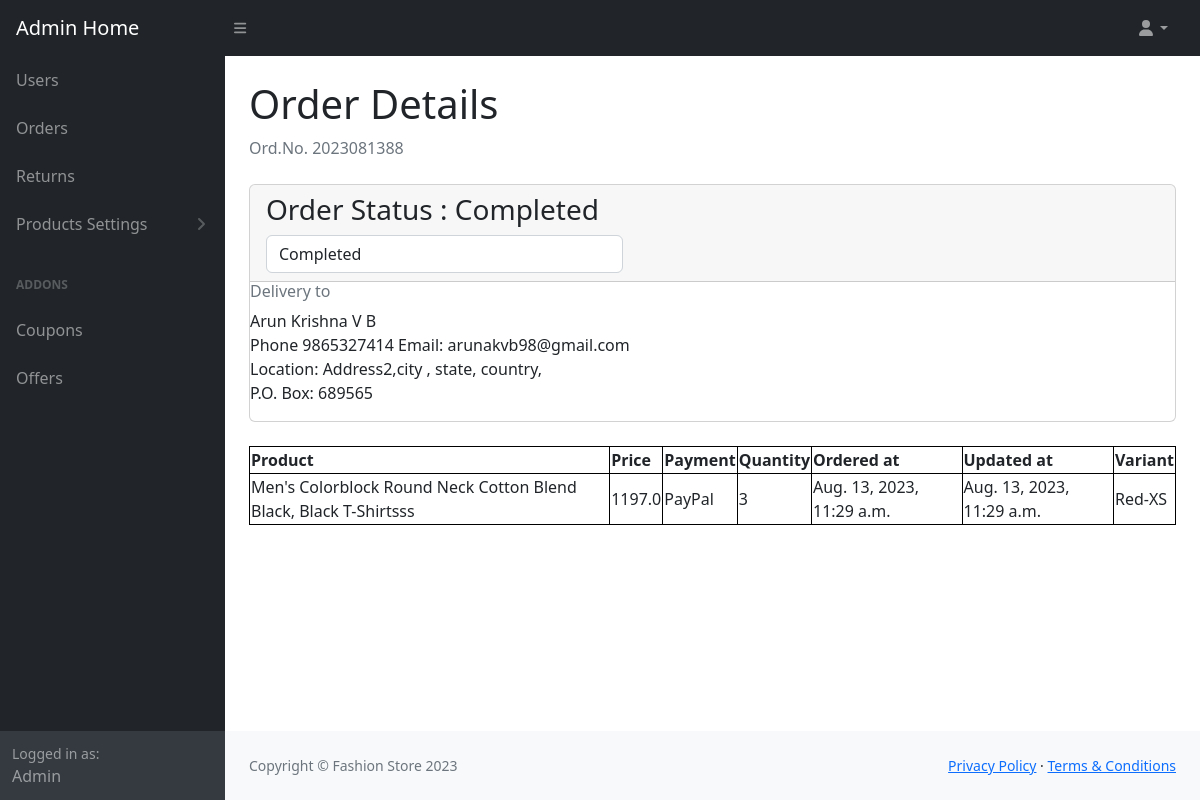
The app's page /admin_order_info_view/88/ (signed in) with its own data.
### store/models.py (models this page shows, shortened)
class Order(models.Model):
	STATUS = (
	('Pending', 'Pending'),
	('New', 'New'),
	('Accepted', 'Accepted'),
	('Completed', 'Completed'),
	('Cancelled', 'Cancelled'),)
	user = models.ForeignKey(User, on_delete=models.SET_NULL, null=True)
	payment = models.ForeignKey(Payment, on_delete=models.SET_NULL, blank=True, null=True)
	order_number = models.CharField(max_length=20)
	first_name = models.CharField(max_length=50)
	last_name = models.CharField(max_length=50)
	phone = models.CharField(max_length=15)
	email = models.EmailField(max_length=50)
	address_line_1 = models.CharField(max_length=50)
	address_line_2 = models.CharField(max_length=50, blank=True)
	country = models.CharField(max_length=50)
	state = models.CharField(max_length=50)
	city= models.CharField(max_length=50)
	pincode = models.CharField(max_length=10)
	order_total = models.FloatField()
	tax = models.FloatField()
	status = models.CharField(max_length=10, choices=STATUS, default='New')
	ip = models.CharField(blank=True, max_length=20)
	is_ordered = models.BooleanField(default=False)
	created_at = models.DateTimeField(auto_now_add=True)
	updated_at = models.DateTimeField(auto_now=True)

class OrderProduct(models.Model):
	user = models.ForeignKey(User, on_delete=models.CASCADE, null=True)
	product = models.ForeignKey(Products, on_delete=models.CASCADE, null=True)
	product_price = models.FloatField()
	payment = models.ForeignKey(Payment, on_delete=models.CASCADE, blank=True, null=True)
	order = models.ForeignKey(Order, on_delete=models.CASCADE, null=True)
	quantity = models.IntegerField(default=0, null=True, blank=True)
	created_at = models.DateTimeField(auto_now_add=True)
	updated_at = models.DateTimeField(auto_now=True)
	ordered = models.BooleanField(default=False)
	returned = models.BooleanField(default=False)
	color = models.CharField(max_length=50)
	size = models.CharField(max_length=50)

class BaseModel(models.Model):
	uid = models.UUIDField(primary_key=True , editable=False , default=uuid.uuid4)
	created_at = models.DateTimeField(auto_now= True)
	updated_at = models.DateTimeField(auto_now_add= True)
	class Meta:
		abstract = True

class Products(BaseModel):
	product_name = models.CharField(max_length=100)
	slug = models.SlugField(max_length=100,unique=True, null=True, blank=True)
	category = models.ForeignKey(Category, on_delete=models.CASCADE, related_name="products")
	price = models.FloatField()
	discount = models.IntegerField(null=True)
	rprice = models.FloatField()
	product_description = models.TextField()
	image = models.ImageField(upload_to="products")
	is_deleted = models.BooleanField(default=False)
	in_store = models.BooleanField(default=False)

class Payment(models.Model):
	user = models.ForeignKey(User, on_delete=models.CASCADE)
	payment_id = models.CharField(max_length=100)
	order_number = models.CharField(max_length=50)
	payment_method = models.CharField(max_length=100)
	amount_payed = models.CharField(max_length=100)
	status = models.CharField(max_length=100)
	created_at = models.DateTimeField(auto_now_add=True)

### store/views.py (the view)
# urls.py: path('admin_order_info_view/<order>/', views.admin_order_info_view, name='admin_order_info_view'),
@login_required(login_url='admin_login')
def admin_order_info_view(request,order):
    order = Order.objects.get(id=order)
    order_details = OrderProduct.objects.filter(order=order)
    context = {'order_details':order_details,'order':order}
    return render(request, 'admin_main/admin_order_info_view.html',context)

### store/context_processors.py (called while the page is built)
def category_list_processor(request):
    category_list = Category.objects.all()
    return {'category_list': category_list}

def cart_counter(request):
    cart_count = 0
    try:
        if request.user.is_authenticated:
            cart_items = CartItems.objects.all().filter(user=request.user)
        else:
            cart = uCart.objects.filter(cart_id=_cart_id(request))
            cart_items = CartItems.objects.all().filter(cart=cart[:1])
        for cart_item in cart_items:
            cart_count += cart_item.quantity
    except uCart.DoesNotExist:
        cart_count=0
    return dict(cart_count=cart_count)

def wish_counter(request):
    if request.user.is_authenticated:
        wish_items = WishList.objects.filter(user=request.user)
    else:
        guest = Guest.objects.filter(guest_id=_wishlist_id(request)).first()
        if guest:
            wish_items = WishList.objects.filter(guest=guest)
        else:
            wish_items = []
    wish_count = wish_items.count() if wish_items else 0
    return {'wish_count': wish_count}

def notification_counter(request):
    if request.user.is_authenticated:
        notifications = Notification.objects.filter(user=request.user,is_read=False)
        noti_count = notifications.count() if notifications else 0
        return dict(noti_count=noti_count)
    else:
        return dict(noti_count=0)

### store/templates/admin_main/admin_order_info_view.html (shortened to what this page needs)
{%extends 'admin_main/admin_base.html'%}
{%load static%}
{%block body%}
{% if user.is_authenticated and user.is_staff%}
<main>
<div class="container-fluid px-4">
    <h1 class="mt-4">Order Details</h1>
    <ol class="breadcrumb mb-4">
        <li class="breadcrumb-item active">Ord.No. {{order.order_number}}</li>
    </ol>
    <div class="card mb-4">
        <div class="card-header">
        <h3>Order Status : {{order.status}}</h3>
        <div style="width:40%">
            {%if order.status == 'Completed'%}
            <div class="input-group">
                <select  name="status" id="status_1" class="form-control"  required>
                    <option value="Completed" disabled selected>Completed</option>
                </select>
            </div>
            {%elif order.status == 'Cancelled' %}
            <div class="input-group">
                <select  name="status" id="status_2" class="form-control"  required>
                    <option value="Cancelled" disabled selected>Cancelled</option>
                </select>
            </div>
            {%endif%}
        </div>
        </div>
        <div class="row">
        <div class="col md-4">
           <h6 class="text-muted">Delivery to</h6>
            <p>{{order.first_name}} {{order.last_name}} <br>
            Phone {{order.phone}} Email: {{order.email}} <br>
            Location: {{order.address_line_1}},{{order.city}} , {{order.state}},  {{order.country}}, <br>
            P.O. Box: {{order.pincode}}
            </p>
        </div>
        </div>
    </div>
    <div class="row">
        <div class="col md-8" >
           <table class="table-items">
               <tr>
                   <th>Product</th>
                   <th>Price</th>
                   <th>Payment</th>
                   <th>Quantity</th>
                   <th>Ordered at</th>
                   <th>Updated at</th>
                   <th>Variant</th>
               </tr>
               {%for ord in order_details%}
               <tr>
                   <td>{{ord.product.product_name}}</td>
                   <td>{{ord.product_price}}</td>
                   <td>{{ord.payment.payment_method}}</td>
                   <td>{{ord.quantity}}</td>
                   <td>{{ord.created_at}}</td>
                    <td>{{ord.updated_at}}</td>
                   <td>{{ord.color}}-{{ord.size}}</td>
               </tr>
               {%endfor%}
           </table>
       </div>
    </div>
</div>
</main>
{%endif%}
{%endblock%}

### store/templates/admin_main/admin_order_info_view.html (style rules this page uses)
.table-items, th, td { border: 1px solid black; }

### records on screen
Order: order_number "2023081388", status "Completed", first_name "Arun Krishna", last_name "V B", phone "9865327414", email "arunakvb98@gmail.com", address_line_1 "Address2", city "city", state "state", country "country", pincode "689565"
OrderProduct: product.product_name "Men's Colorblock Round Neck Cotton Blend Black, Black T-Shirtsss", product_price "1197.0", payment.payment_method "PayPal", quantity "3", created_at "Aug. 13, 2023, 11:29 a.m.", updated_at "Aug. 13, 2023, 11:29 a.m.", color "Red", size "XS"
